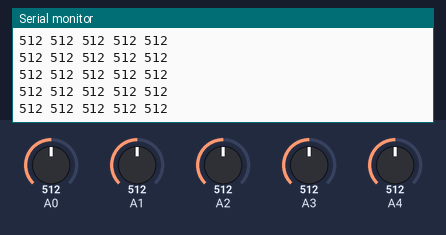
Simulated run of this sketch. Board: Arduino Uno, built with avr-gcc and run on an emulated ATmega328P. Shown: the last lines printed to the serial monitor. The inputs (shaded band) are chosen by the test bench; at power-on: A0 = 512, A1 = 512, A2 = 512, A3 = 512, A4 = 512.

Above: at 1.2 s.
1.3 s: A0 set to 716
At 1.57 s:
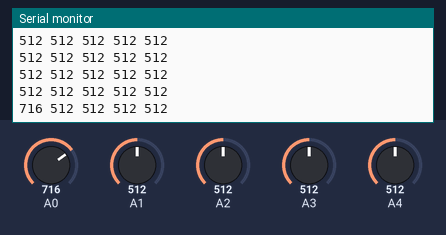
2.8 s: A1 set to 716
At 2.98 s:
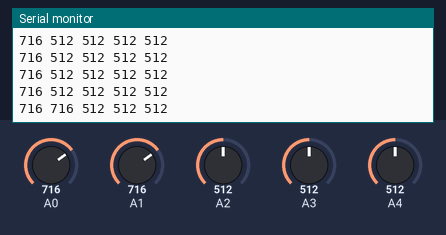
4.3 s: A2 set to 716
At 4.38 s:
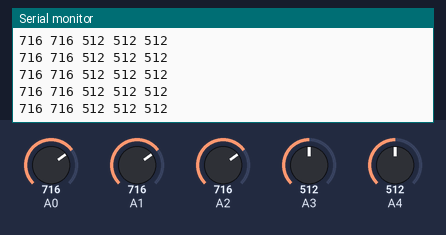
5.8 s: A3 set to 716
At 5.99 s:
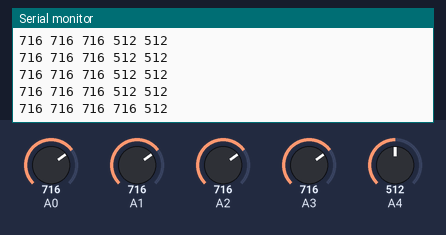
7.3 s: A4 set to 716
At 7.4 s:
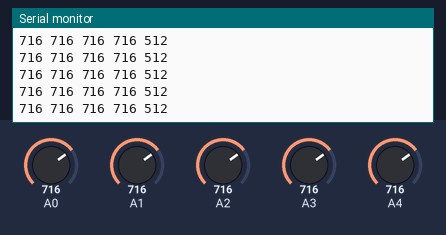
8.8 s: A0 set to 992
At 8.81 s:
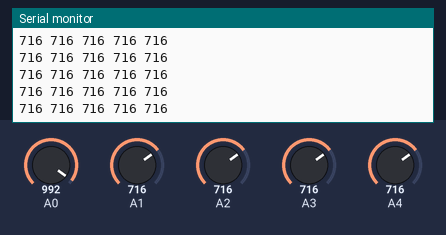
Timing chart, 0 to 11.3 s (numbered marks = the images above; inputs shaded):
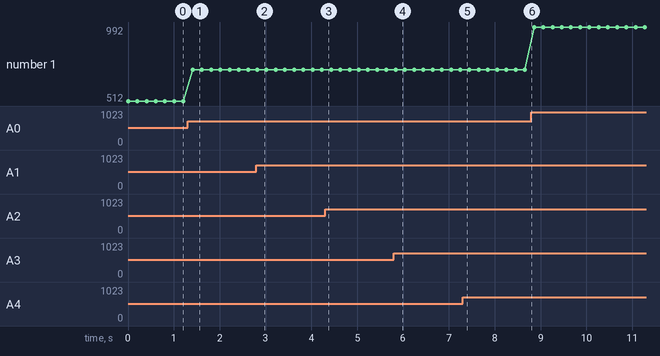

Measured:
- after the input at 1.3 s, the serial monitor: prints a new line after 0.11 s (image 1)
- after the input at 2.8 s, the serial monitor: prints a new line at once (image 2)
- after the input at 5.8 s, the serial monitor: prints a new line at once (image 4)
- plotted number 1: 512 → 716 after the input at 1.3 s, 716 → 992 after the input at 8.8 s

The sketch:

01._Connection_Testing.ino
```cpp
void setup() {
  Serial.begin(9600);
  pinMode(A0, INPUT);
  pinMode(A1, INPUT);
  pinMode(A2, INPUT);
  pinMode(A3, INPUT);
  pinMode(A4, INPUT);

}

void loop() {
  // put your main code here, to run repeatedly:
  //Serial.println("ANALOG READ: " + analogRead(A0));
  int a1 = analogRead(A0);
  int a2 = analogRead(A1);
  int a3 = analogRead(A2);
  int a4 = analogRead(A3);
  int a5 = analogRead(A4);
  Serial.println( String(a1) + " "+ String(a2) + " "+ String(a3) + " "+ String(a4) + " "+ String(a5) );
  delay(200);
}
```
